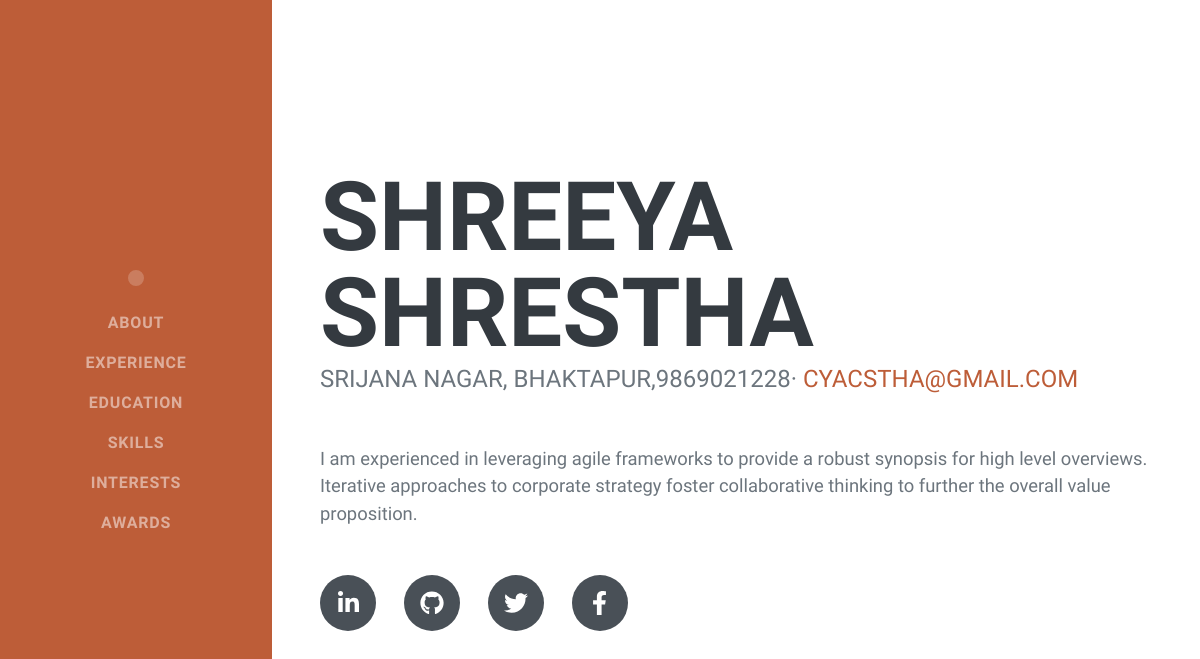
The app's page /info/ with its own data.
### portfolio/models.py (models this page shows)
class MyInfo(models.Model):
    name = models.CharField(max_length=100)
    age = models.CharField(max_length=100)
    address = models.CharField(max_length=100)
    email = models.EmailField(max_length=100)
    phoneNo = models.CharField(max_length=100)

### portfolio/views.py (the view)
# urls.py: path('info/',views.info, name="info"),
def info(request):
    info = MyInfo.objects.get()
    data = {'info':info}
    return render(request,"portfolio/myInfo.html",data)

### portfolio/templates/portfolio/myInfo.html
{% extends 'portfolio/base.html'%}
{% block main_content %}
<section class="resume-section" id="about">
    <div class="resume-section-content">
        <h1 class="mb-0">
        {{info.name}}
        </h1>
        <div class="subheading mb-5">
        {{info.address}},{{info.phoneNo}}·
            <a href="mailto:name@email.com">{{info.email}}</a>
        </div>
        <p class="lead mb-5">I am experienced in leveraging agile frameworks to provide a robust synopsis for high level overviews. Iterative approaches to corporate strategy foster collaborative thinking to further the overall value proposition.</p>
        <div class="social-icons">
            <a class="social-icon" href="#"><i class="fab fa-linkedin-in"></i></a>
            <a class="social-icon" href="#"><i class="fab fa-github"></i></a>
            <a class="social-icon" href="#"><i class="fab fa-twitter"></i></a>
            <a class="social-icon" href="#"><i class="fab fa-facebook-f"></i></a>
        </div>
    </div>
</section>
{% endblock %}

### records on screen
MyInfo: name "SHREEYA SHRESTHA", address "SRIJANA NAGAR, BHAKTAPUR", phoneNo "9869021228", email "CYACSTHA@GMAIL.COM"
